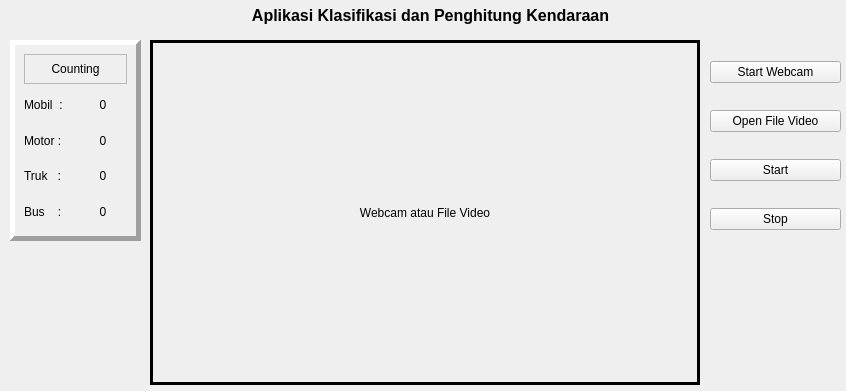
<?xml version="1.0" encoding="UTF-8"?>
<ui version="4.0">
 <class>CountClass</class>
 <widget class="QMainWindow" name="CountClass">
  <property name="geometry">
   <rect>
    <x>0</x>
    <y>0</y>
    <width>846</width>
    <height>391</height>
   </rect>
  </property>
  <property name="windowTitle">
   <string>MainWindow</string>
  </property>
  <widget class="QWidget" name="centralwidget">
   <widget class="QLabel" name="img_label">
    <property name="geometry">
     <rect>
      <x>150</x>
      <y>40</y>
      <width>550</width>
      <height>345</height>
     </rect>
    </property>
    <property name="frameShape">
     <enum>QFrame::Box</enum>
    </property>
    <property name="lineWidth">
     <number>3</number>
    </property>
    <property name="text">
     <string>Webcam atau File Video</string>
    </property>
    <property name="alignment">
     <set>Qt::AlignCenter</set>
    </property>
   </widget>
   <widget class="QFrame" name="frameCount">
    <property name="geometry">
     <rect>
      <x>10</x>
      <y>40</y>
      <width>131</width>
      <height>201</height>
     </rect>
    </property>
    <property name="frameShape">
     <enum>QFrame::Panel</enum>
    </property>
    <property name="frameShadow">
     <enum>QFrame::Raised</enum>
    </property>
    <property name="lineWidth">
     <number>5</number>
    </property>
    <property name="midLineWidth">
     <number>3</number>
    </property>
    <layout class="QGridLayout" name="gridLayout">
     <item row="0" column="0" colspan="2">
      <widget class="QLabel" name="lbCount">
       <property name="frameShape">
        <enum>QFrame::StyledPanel</enum>
       </property>
       <property name="text">
        <string>Counting</string>
       </property>
       <property name="alignment">
        <set>Qt::AlignCenter</set>
       </property>
      </widget>
     </item>
     <item row="1" column="0">
      <widget class="QLabel" name="lbMobil">
       <property name="text">
        <string>Mobil  :</string>
       </property>
      </widget>
     </item>
     <item row="1" column="1">
      <widget class="QLabel" name="lbNoMobil">
       <property name="text">
        <string>0</string>
       </property>
       <property name="alignment">
        <set>Qt::AlignCenter</set>
       </property>
      </widget>
     </item>
     <item row="2" column="0">
      <widget class="QLabel" name="lbMotor">
       <property name="text">
        <string>Motor :</string>
       </property>
      </widget>
     </item>
     <item row="2" column="1">
      <widget class="QLabel" name="lbNoMotor">
       <property name="text">
        <string>0</string>
       </property>
       <property name="alignment">
        <set>Qt::AlignCenter</set>
       </property>
      </widget>
     </item>
     <item row="3" column="0">
      <widget class="QLabel" name="lbTruk">
       <property name="text">
        <string>Truk   :</string>
       </property>
      </widget>
     </item>
     <item row="3" column="1">
      <widget class="QLabel" name="lbNoTruk">
       <property name="text">
        <string>0</string>
       </property>
       <property name="alignment">
        <set>Qt::AlignCenter</set>
       </property>
      </widget>
     </item>
     <item row="4" column="0">
      <widget class="QLabel" name="lbBus">
       <property name="text">
        <string>Bus    :</string>
       </property>
      </widget>
     </item>
     <item row="4" column="1">
      <widget class="QLabel" name="lbNoBus">
       <property name="text">
        <string>0</string>
       </property>
       <property name="alignment">
        <set>Qt::AlignCenter</set>
       </property>
      </widget>
     </item>
    </layout>
   </widget>
   <widget class="QLabel" name="label">
    <property name="geometry">
     <rect>
      <x>240</x>
      <y>0</y>
      <width>381</width>
      <height>31</height>
     </rect>
    </property>
    <property name="font">
     <font>
      <pointsize>12</pointsize>
      <weight>75</weight>
      <bold>true</bold>
     </font>
    </property>
    <property name="text">
     <string>Aplikasi Klasifikasi dan Penghitung Kendaraan</string>
    </property>
    <property name="alignment">
     <set>Qt::AlignCenter</set>
    </property>
   </widget>
   <widget class="QWidget" name="layoutWidget">
    <property name="geometry">
     <rect>
      <x>710</x>
      <y>40</y>
      <width>131</width>
      <height>211</height>
     </rect>
    </property>
    <layout class="QVBoxLayout" name="verticalLayout">
     <item>
      <widget class="QPushButton" name="START_WEBCAM">
       <property name="text">
        <string>Start Webcam</string>
       </property>
      </widget>
     </item>
     <item>
      <widget class="QPushButton" name="OPEN_FILE">
       <property name="text">
        <string>Open File Video</string>
       </property>
      </widget>
     </item>
     <item>
      <widget class="QPushButton" name="START_FILE">
       <property name="text">
        <string>Start</string>
       </property>
      </widget>
     </item>
     <item>
      <widget class="QPushButton" name="STOP">
       <property name="text">
        <string>Stop</string>
       </property>
      </widget>
     </item>
    </layout>
   </widget>
  </widget>
 </widget>
 <resources/>
 <connections/>
</ui>
